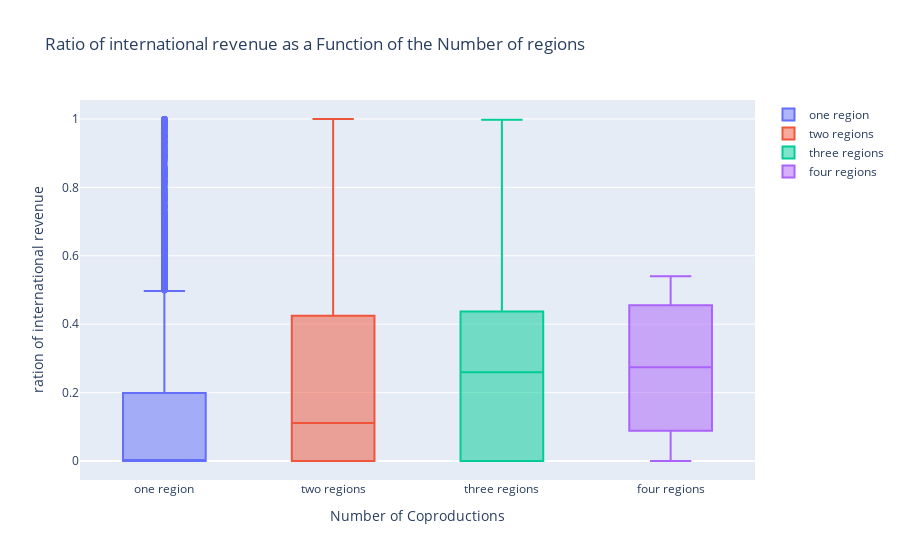

The notebook cell this image was saved under:
### Code cell
fig = go.Figure()
fig.add_trace(go.Box(y=1 - countries_analysis[countries_analysis['prod_region'].apply(lambda x: len(x) == 1)]["ratio_of_home_country"],
                      name='one region'))
fig.add_trace(go.Box(y=1 - countries_analysis[countries_analysis['prod_region'].apply(lambda x: len(x) == 2)]["ratio_of_home_country"], 
                     name='two regions'))
fig.add_trace(go.Box(y=1 - countries_analysis[countries_analysis['prod_region'].apply(lambda x: len(x) == 3)]["ratio_of_home_country"], 
                     name='three regions'))
fig.add_trace(go.Box(y=1 - countries_analysis[countries_analysis['prod_region'].apply(lambda x: len(x) == 4)]["ratio_of_home_country"], 
                     name='four regions'))

fig.update_layout(
    title='Ratio of international revenue as a Function of the Number of regions',
    xaxis_title='Number of Coproductions',
    yaxis_title='ration of international revenue',
   
)

offline.plot(fig, filename='docs/plots/ratio_int_box_region.html', auto_open=False)

fig.show()

### Figure 1 — Plotly figure (JSON) as saved in the notebook; plotly's stock layout.template omitted (floating-point values rounded to 4 significant figures; data arrays with more than 128 entries replaced by an {"elided": "..."} marker saying what was removed)
{"data": [{"name": "one region", "type": "box", "y": {"elided": "7129 float values"}}, {"name": "two regions", "type": "box", "y": {"elided": "1502 float values"}}, {"name": "three regions", "type": "box", "y": [0, 0.3214, 0, 0.04353, 0.4201, 0, 0.2256, 0.09016, 0.2634, 0.1149, 0, 0, 0, 0.5359, 0.003703, 0.5707, 0.3464, 0.04082, 0.001285, 0, 0.2293, 0, 0.3192, 0.0744, 0, 0.2023, 0.6427, 0.4175, 0, 0.2598, 0.6277, 0.4095, 0, 0.4759, 0.6123, 0.402, 0, 0.4517, 0.3277, 0.2803, 0.313, 0, 0.4127, 0.3912, 0, 0, 0.1608, 0, 0, 0.8688, 0.4241, 0.6389, 0, 0.3052, 0.5031, 0, 0.3574, 0, 0, 0.9868, 0, 0.19, 0.5806, 0.4115, 0.09395, 0.4963, 0.786, 0.01089, 0, 0.507, 0, 0.6104, 0, 0.9974, 0.3574, 0.2698, 0.8016, 0.7366, 0, 0, 0.2156, 0.4768, 0.3488, 0.1132, 0.439, 0.4366, 0, 0, 0.05887, 0.04778, 0, 0.3527, 0, 0, 0.3783, 0.5043, 0.3224, 0.6782, 0.5691, 0.03005, 0.7504, 0, 0.3088, 0.4092, 0.573]}, {"name": "four regions", "type": "box", "y": [0.37, 0.5404, 0, 0.1775]}], "layout": {"title": {"text": "Ratio of international revenue as a Function of the Number of regions"}, "xaxis": {"title": {"text": "Number of Coproductions"}}, "yaxis": {"title": {"text": "ration of international revenue"}}}}
